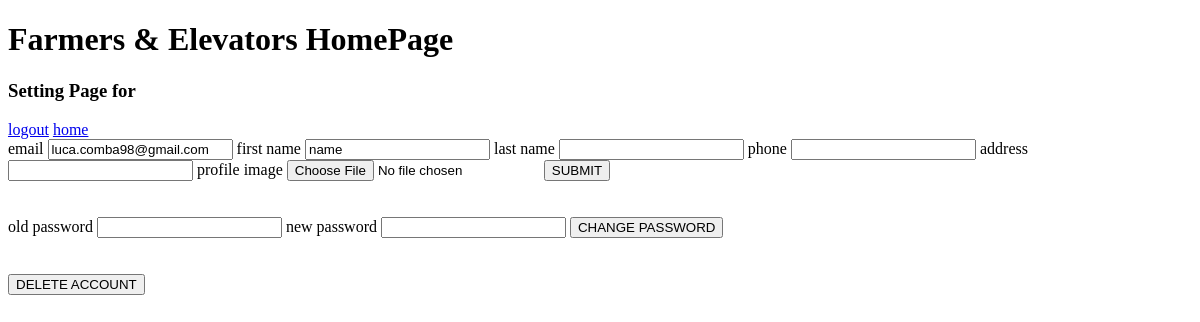
Page /settings-elevator (signed in) on the earlier database version.
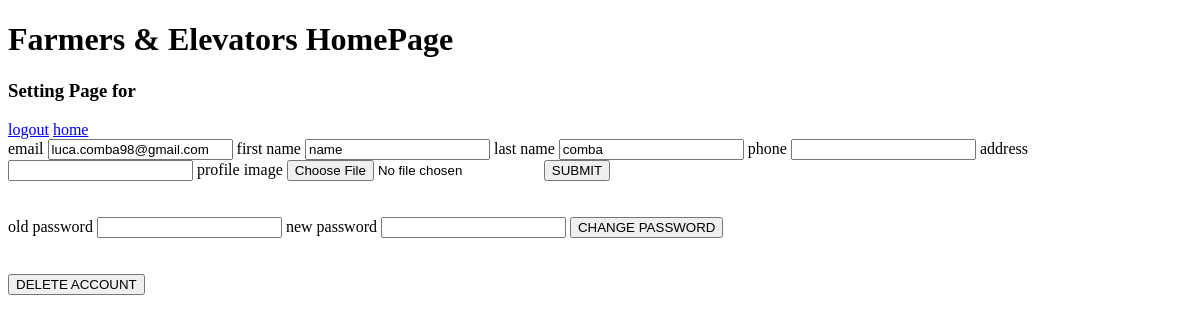
Same page on the later database version.
### tables this page shows
CREATE TABLE farmers(name varchar(20), lastname varchar(20), username varchar(20), email varchar(255), password varchar(50), profile_image blob, farmer_id int, address text, phone int, status boolean);

### app.py (the view)
@app.route('/settings-elevator')
def settings_elevator():
    if 'username' in session:
        if session["elevator"] == True:
            try:
                con = lite.connect('base.db')
                cur = con.cursor()
                cur.execute(f"""SELECT email, primary_contact, phone, address
                from elevators WHERE elevator_id='{session['user_id']}';""")
                result = cur.fetchone()
                result = ['' if x is None else x for x in result]
                cur.close()
                return render_template('settings-elevator.html', result=result)
            except lite.Error as error:
                return "Failed: "+str(error)
            finally:
                if (con):
                    con.close()
        else: # Farmer
            try:
                con = lite.connect('base.db')
                cur = con.cursor()
                cur.execute(f"""SELECT email, name, lastname, phone, address
                from farmers WHERE farmer_id='{session['user_id']}';""")
                result = cur.fetchone()
                result = ['' if x is None else x for x in result]
                cur.close()
                return render_template('settings-farmer.html', result=result)
            except lite.Error as error:
                return "Failed: "+str(error)
            finally:
                if (con):
                    con.close()
    else:
        return redirect("/", code=302)

### templates/settings-farmer.html (shortened to what this page needs)
<!doctype html>
<h1>Farmers & Elevators HomePage</h1>
<nav>
  <h3>Setting Page for {{username}}</h3>
  <a href="/logout">logout</a>
  <a href="/home">home</a>
</nav>
<form action="/change-profile-information" method="POST">
  <label>email</label>
  <input type="email" name="email" value={{result[0]}}>
  <label>first name</label>
  <input type="text" name="first_name" value={{result[1]}}>
  <label>last name</label>
  <input type="text" name="last_name" value={{result[2]}}>
  <label>phone</label>
  <input type="tel" name="phone" value={{result[3]}}>
  <label>address</label>
  <input type="text" name="address" value={{result[4]}}>
  <label>profile image</label>
  <input type="file" name="image">
  <button type="submit">SUBMIT</button>
</form>
<form action="/change-password">
  <label>old password</label>
  <input type="text" name="old_password">
  <label>new password</label>
  <input type="text" name="new_password">
  <button type="submit">CHANGE PASSWORD</button>
</form>
<form action="/delete-account">
  <button type="submit">DELETE ACCOUNT</button>
</form>

Differences in the rows shown:
changed farmers "luca.comba98@gmail.com": last_name (not shown) → "comba"
